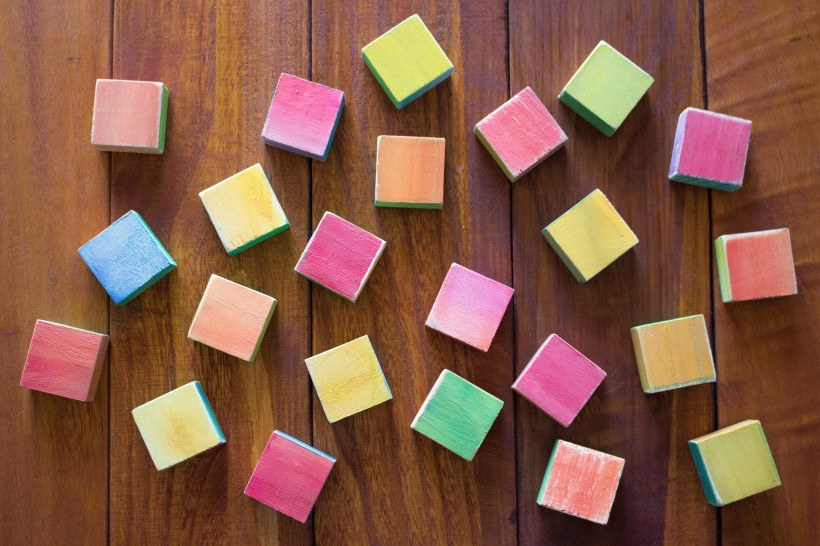
#> input picture OpenCV/OJ1/image/wood.jpg, 820 x 546 px, found by its file name
$ python main.py
#> lines starting #> are read from the running program, lines starting #| are printed output that depends on the picture
import cv2

img1 = cv2.imread('image/wood.jpg',cv2.IMREAD_UNCHANGED)
#> img1 is the input picture: shape (546, 820, 3); mean B, G, R 71, 91.1, 134.7
img2 = cv2.cvtColor(img1,cv2.COLOR_RGB2GRAY)
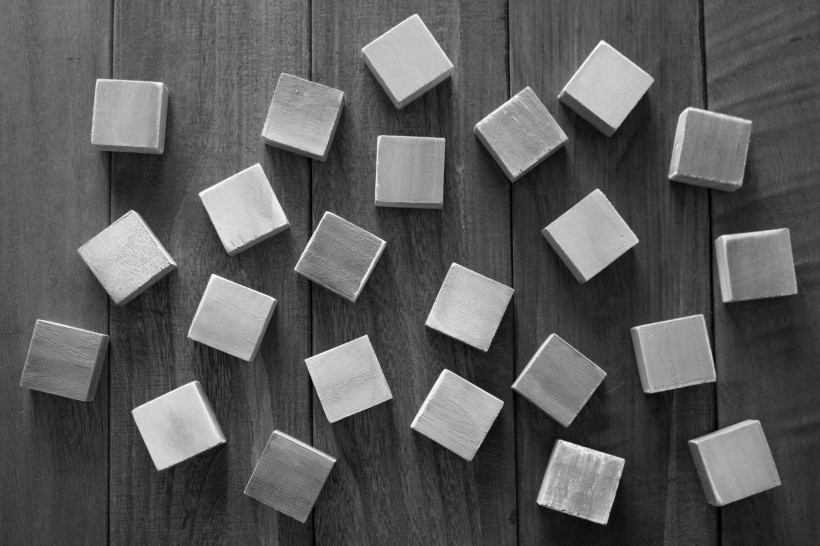
#> img2: shape (546, 820); min 0, max 253, mean 90

cv2.imshow('Image1',img1)
cv2.imshow('Image2',img2)

cv2.waitKey(0)

#> (the run stopped early here; a loop or call above may not have finished)
